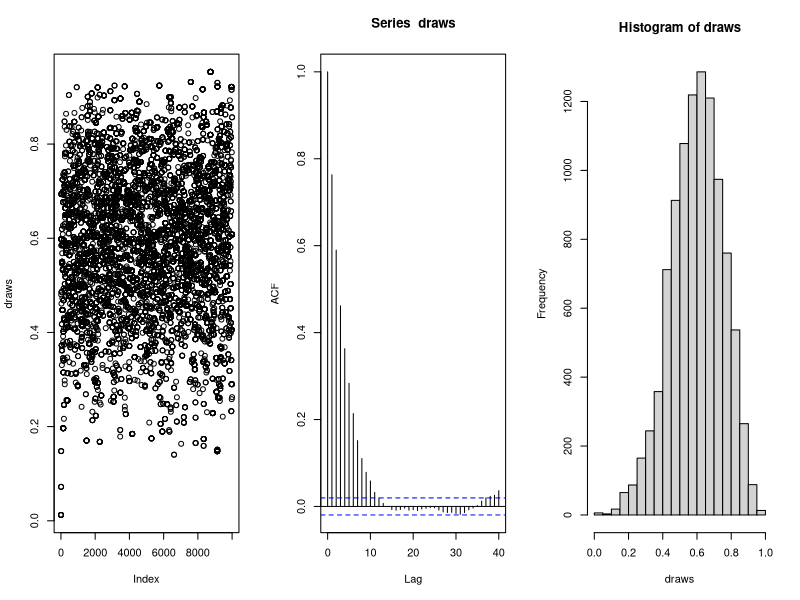
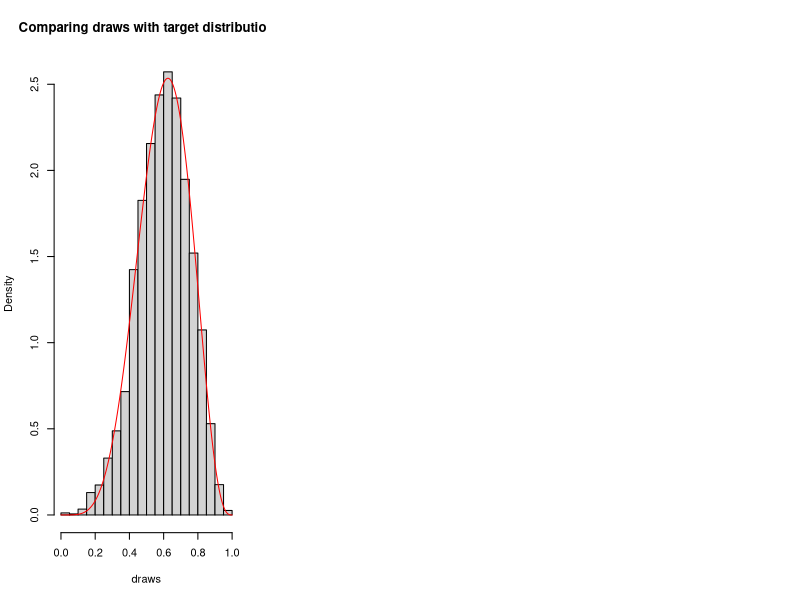
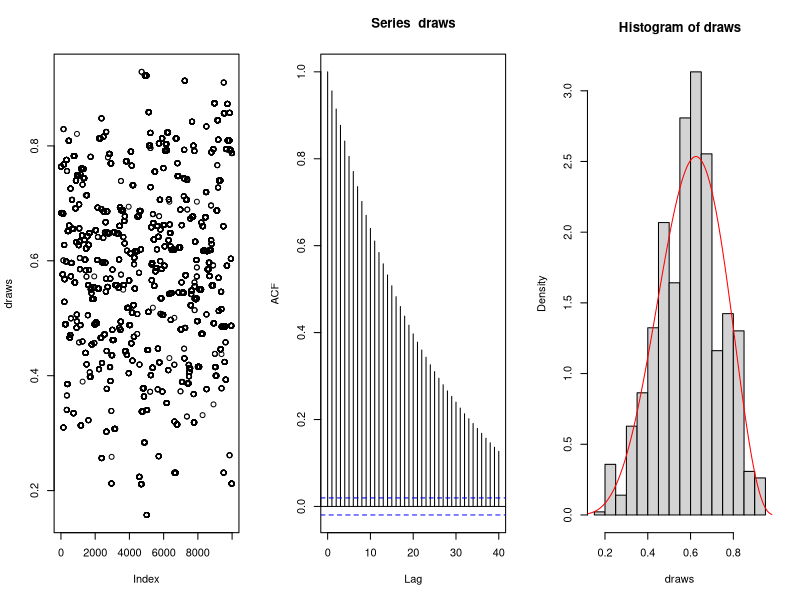
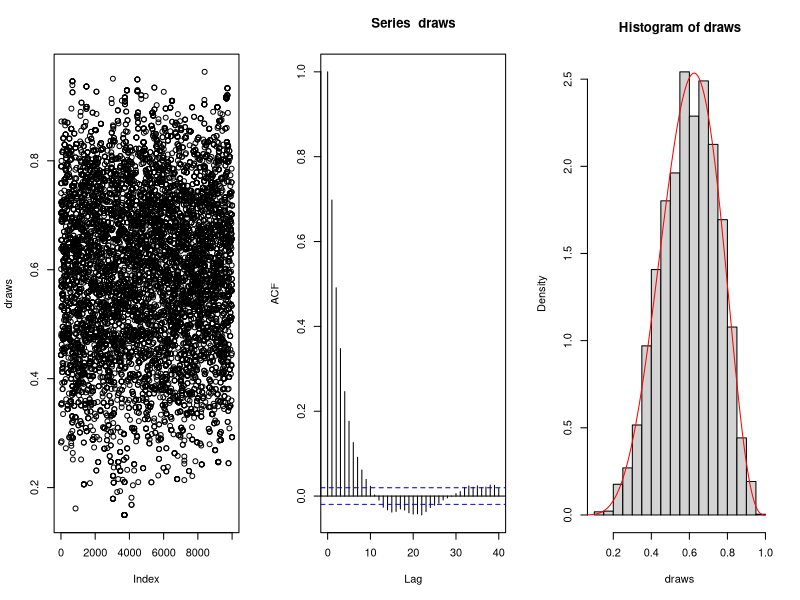
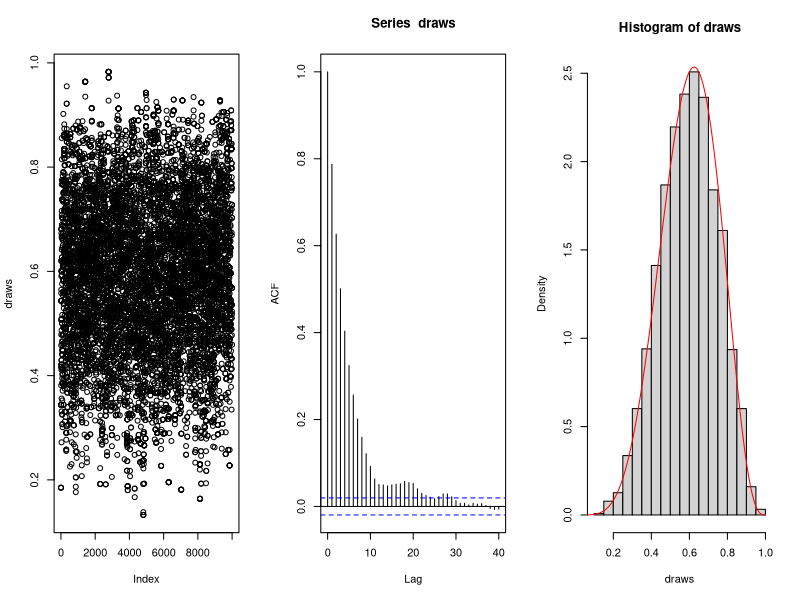

Here is the R script that generated these plots, in order:
## ---- chunk 1
knitr::opts_chunk$set(echo = TRUE)
## ---- chunk 2
mh.beta <- function(iterations, start,shape1, shape2,c) {
  phi.old <- start
  #set the intitial value to be the start value
  draws <- c()
  #save the values of chain in a vector
  phi.update <- function(phi.old, shape1, shape2) {
    phi.new <- rbeta(1, c*phi.old, c*(1-phi.old))
    #generate the new value
    accept.prob <- dbeta(phi.new, shape1 = shape1, shape2=shape2)/dbeta(phi.old,shape1 = shape1, shape2 = shape2)*
      (dbeta(phi.old,c*phi.new,c*(1-phi.new))/dbeta(phi.new,c*phi.old,c*(1-phi.old)))
    #caculate the acceptance probability of the new value with a correction factor
    if (runif(1) <= accept.prob) 
    {phi.update=phi.new} 
    #if the acceptance probability is larger then accept the new value 
    else 
        {phi.update=phi.old}
  }
  # if the acceptance probability is lower then stay with the old value 
  for (i in 1:iterations) {
    draws[i] <- phi.old <- phi.update(phi.old, shape1 = shape1,
                                          shape2 = shape2)
  }
  #give the new value to the chain
  return(draws[1:iterations])
}
## ---- chunk 3
draws<-mh.beta(10000, start = runif(1),shape1 = 6, shape2 = 4,c=1)
par(mfrow=c(1,3))  #1 row, 3 columns
 plot(draws)
 acf(draws)
 hist(draws) 
## ---- chunk 4
x=seq(0,1,0.001)
hist(draws,freq=F,main="Comparing draws with target distribution")
lines(x,dbeta(x,6,4),col="red")
## ---- chunk 5
ks.test(draws,"pbeta",6,4)
## ---- chunk 6
draws<-mh.beta(10000, start = runif(1),shape1 = 6, shape2 = 4,c=0.1)
par(mfrow=c(1,3))  #1 row, 3 columns
 plot(draws)
 acf(draws)
 hist(draws,freq=F) 
lines(x,dbeta(x,6,4),col="red")
ks.test(draws,"pbeta",6,4) 
## ---- chunk 7
draws<-mh.beta(10000, start = runif(1),shape1 = 6, shape2 = 4,c=2.5)
par(mfrow=c(1,3))  #1 row, 3 columns
 plot(draws)
 acf(draws)
 hist(draws,freq=F) 
 lines(x,dbeta(x,6,4),col="red")
 ks.test(draws,"pbeta",6,4)
## ---- chunk 8
draws<-mh.beta(10000, start = runif(1),shape1 = 6, shape2 = 4,c=10)
par(mfrow=c(1,3))  #1 row, 3 columns
 plot(draws)
 acf(draws)
 hist(draws,freq=F) 
 lines(x,dbeta(x,6,4),col="red")
 ks.test(draws,"pbeta",6,4)
